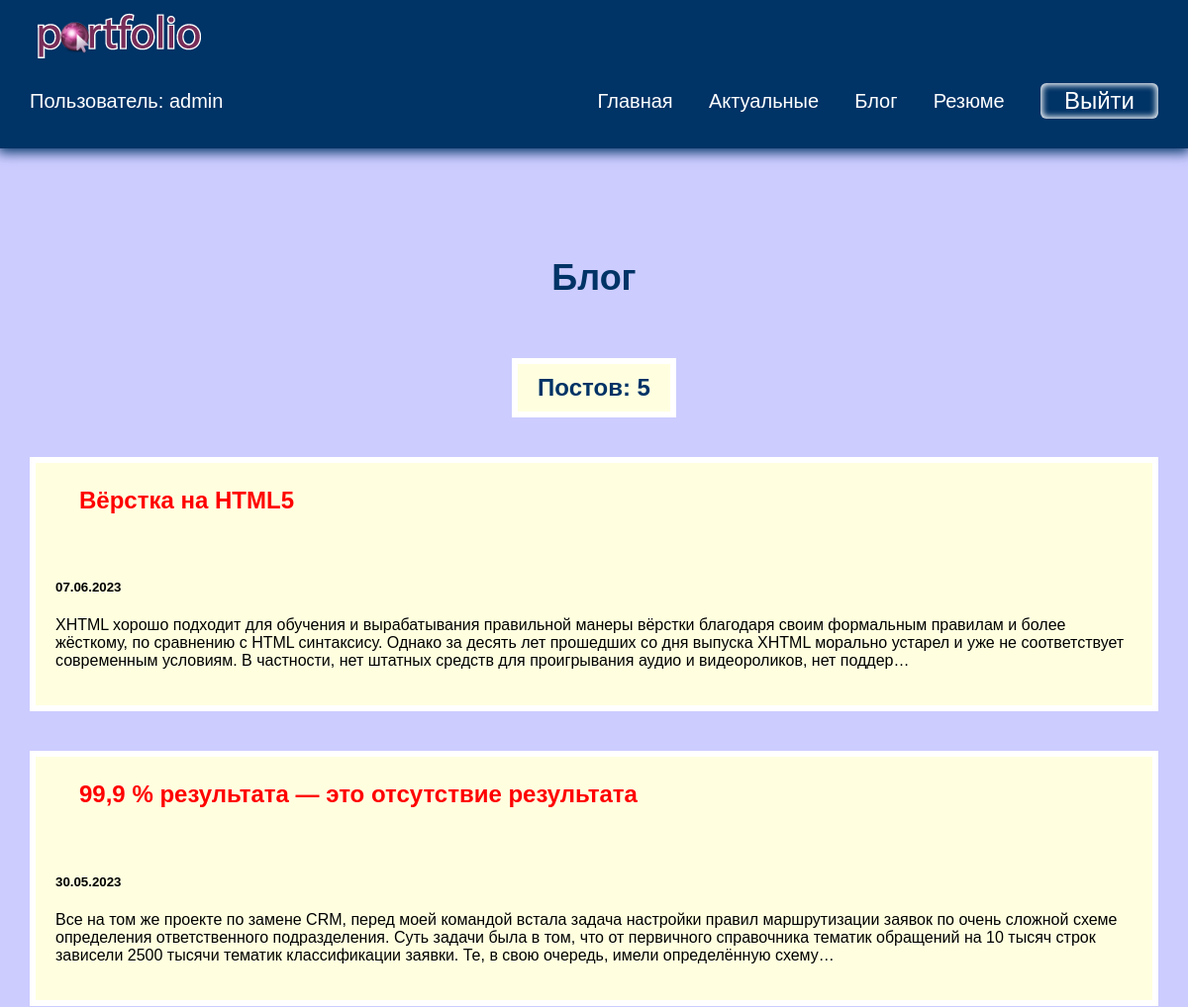
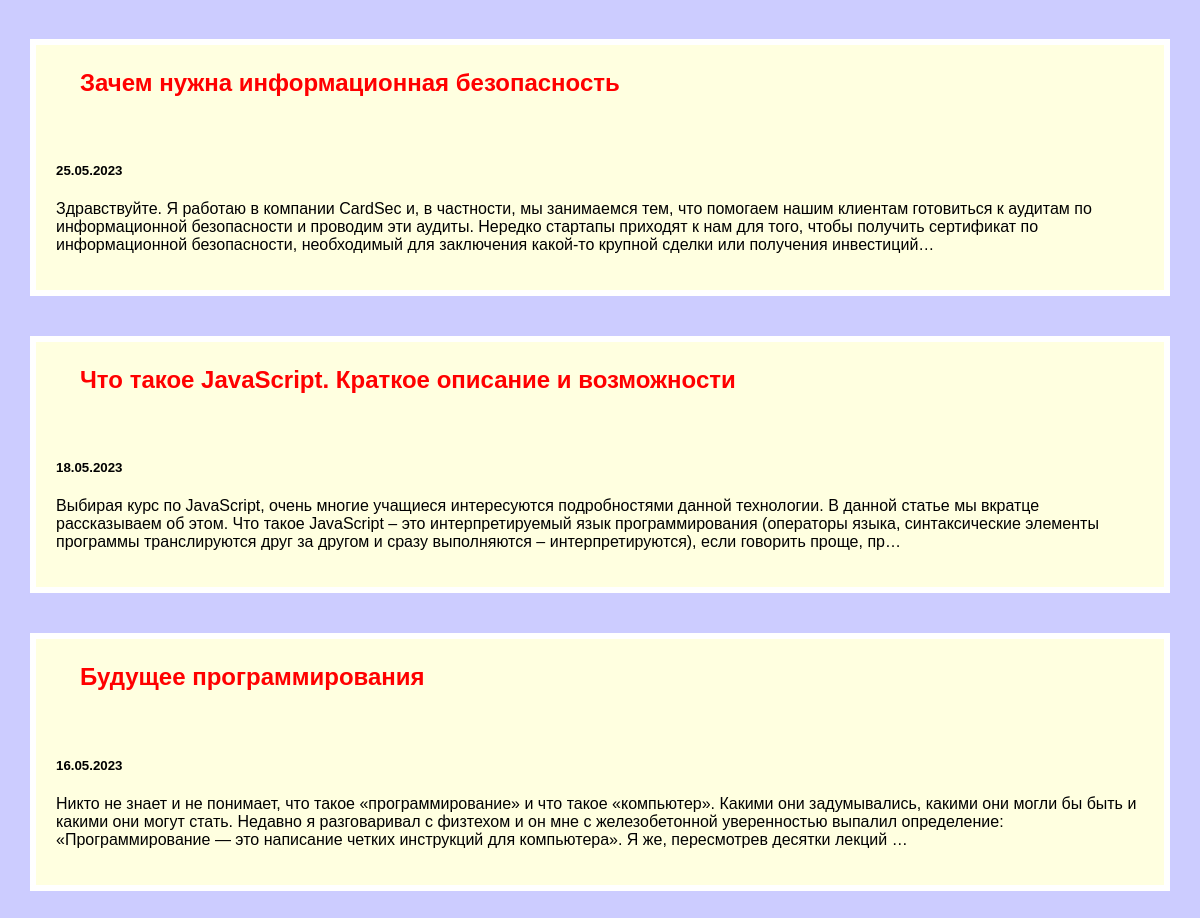
Page /blog/ (signed in) on the committed database (2 pictures, top to bottom).
### blog/models.py (models this page shows, shortened)
class Blog(models.Model):
    title = models.CharField(max_length=200)
    description = models.TextField()  # поле без ограничения колличества символов
    date = models.DateField()

### blog/views.py (the view)
# urls.py: path('', views.blogs, name='blogs'),
def blogs(request):
    blogs = Blog.objects.order_by('-date')
    return render(request, 'blog/blogs.html', {'blogs': blogs})

### blog/templates/blog/blogs.html
{% extends 'skills/base.html' %}
{% block content %}
<h1>Блог</h1>
<h2 class="count">Постов: {{ blogs.count }}</h2>
{% for blog in blogs %}
<div class="element">
    <h2 class="top"><a href="{% url 'detail' blog.id %}">{{ blog.title }}</a></h2>
    <div class="blog_text">
        <h5>{{ blog.date|date:'d.m.Y' }}</h5>
        <p>{{blog.description|striptags|truncatechars:360}}</p>
    </div>
</div>
{% endfor %}
{% endblock %}

### skills/templates/skills/base.html (shortened to what this page needs)
<!DOCTYPE html>
{% load static %}
<html lang="en">
<head>
    <link rel="stylesheet" href="{% static 'css/style.css' %}">
</head>
<body>
    {% if user.is_authenticated %}
    <div class="menu">
        <div class="wrap">
            <div class="logo">
                <a href="{% url 'index' %}"><img src="{% static 'skills/logo.png' %}" alt=""></a>
            </div>
            <ul>
                <li class="logo">Пользователь: {{ user.username }}</li>
                <li><a href="{% url 'index' %}">Главная</a></li>
                <li><a href="{% url 'currenttodos' %}">Актуальные</a></li>
                <li><a href="{% url 'blogs' %}">Блог</a></li>
                <li><a href="{% static 'skills/resume.pdf' %}" target="_blank">Резюме</a></li>
                <li>
                <form action="{% url 'logoutuser' %}" method="post">
                    <button class="top">Выйти</button>
                </form>
                </li>
            </ul>
        </div>
    </div>
    {% endif %}
  <div class="content">
    <div class="wrap">
      {% block content %}
      {% endblock %}
    </div>
  </div>
</body>
</html>

### skills/static/css/style.css (style rules this page uses)
body { background: #CCCCFF; font-family: 'Roboto', sans-serif; padding: 0; margin: 0; }
.wrap { max-width: 1200px; margin: 0 auto; padding: 20px; box-sizing: border-box; }
.element, .count { background: lightyellow; border: 6px solid #FFF; margin: 20px 0; }
.content h1 { text-align: center; margin: 60px 0 40px; font-size: 36px; }
.top { background: #663366; margin: 0; }
.top a { color: #ff0000; text-decoration: none; padding: 20px; display: block; }
.blog_text { padding: 20px; box-sizing: border-box; }
.count { padding: 10px 20px; box-sizing: border-box; }
body { padding: 0; margin: 0; font-family: Arial, Helvetica, sans-serif }
.wrap { max-width: 1200px; margin: 0 auto; padding: 10px 30px; box-sizing: border-box; }
.menu { background: #003366; box-shadow: 0 2px 12px 2px #003366; }
ul { list-style: none; padding: 0; }
.menu a { color: #FFF; }
.menu ul { display: flex; justify-content: space-between; align-items: center; font-size: 20px; }
.menu .logo { color: #FFF; margin-right: 30%; }
a { text-decoration: none; }
.content .wrap { display: flex; flex-direction: column; align-items: center; justify-content: center; margin-top: 40px; }
h1, h2 { color: #003366; }
button { border-radius: 6px; box-shadow: inset 0 0 6px 2px #FFF; padding: 10px 40px; margin-top: 40px; font-size: 24px; cursor: pointer; }
.top { padding: 4px 24px; margin-top: 0; background: transparent; border: none; color: #FFF; }

### rows in the picture
Blog: title "Вёрстка на HTML5", date "07.06.2023", description "XHTML хорошо подходит для обучения и вырабатывания правильной манеры вёрстки благодаря своим формальным правилам и более жёсткому, по сравнению с HTML синтаксису. Однако за десять лет прошедших со дня выпуска XHTML морально устарел и уже не соответствует современным условиям. В частности, нет штатных средств для проигрывания аудио и видеороликов, нет поддер…"
Blog: title "99,9 % результата — это отсутствие результата", date "30.05.2023", description "Все на том же проекте по замене CRM, перед моей командой встала задача настройки правил маршрутизации заявок по очень сложной схеме определения ответственного подразделения. Суть задачи была в том, что от первичного справочника тематик обращений на 10 тысяч строк зависели 2500 тысячи тематик классификации заявки. Те, в свою очередь, имели определённую схему…"
Blog: title "Зачем нужна информационная безопасность", date "25.05.2023", description "Здравствуйте. Я работаю в компании CardSec и, в частности, мы занимаемся тем, что помогаем нашим клиентам готовиться к аудитам по информационной безопасности и проводим эти аудиты. Нередко стартапы приходят к нам для того, чтобы получить сертификат по информационной безопасности, необходимый для заключения какой-то крупной сделки или получения инвестиций…"
Blog: title "Что такое JavaScript. Краткое описание и возможности", date "18.05.2023", description "Выбирая курс по JavaScript, очень многие учащиеся интересуются подробностями данной технологии. В данной статье мы вкратце рассказываем об этом. Что такое JavaScript – это интерпретируемый язык программирования (операторы языка, синтаксические элементы программы транслируются друг за другом и сразу выполняются – интерпретируются), если говорить проще, пр…"
Blog: title "Будущее программирования", date "16.05.2023", description "Никто не знает и не понимает, что такое «программирование» и что такое «компьютер». Какими они задумывались, какими они могли бы быть и какими они могут стать. Недавно я разговаривал с физтехом и он мне с железобетонной уверенностью выпалил определение: «Программирование — это написание четких инструкций для компьютера». Я же, пересмотрев десятки лекций …"

### other values in the picture
{{ user.username }} "admin"
{{ blogs.count }} "5"
